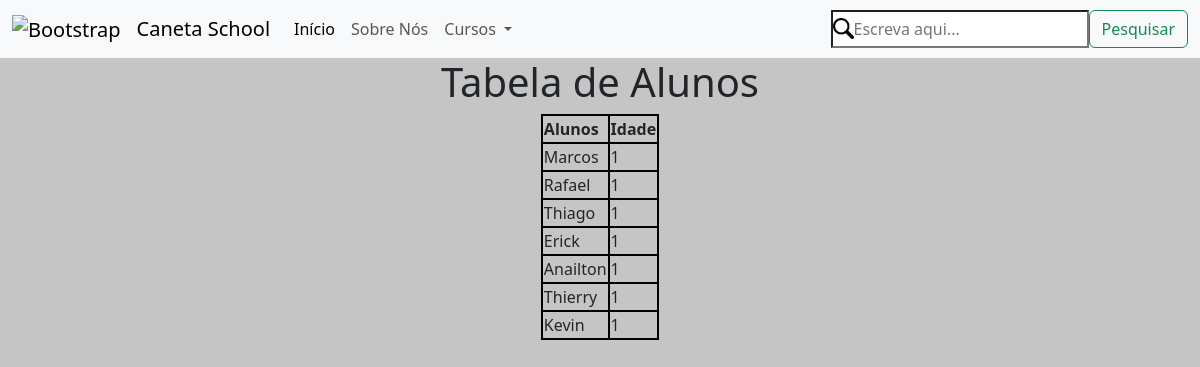
The app's page /lista_de_alunos/, older data.
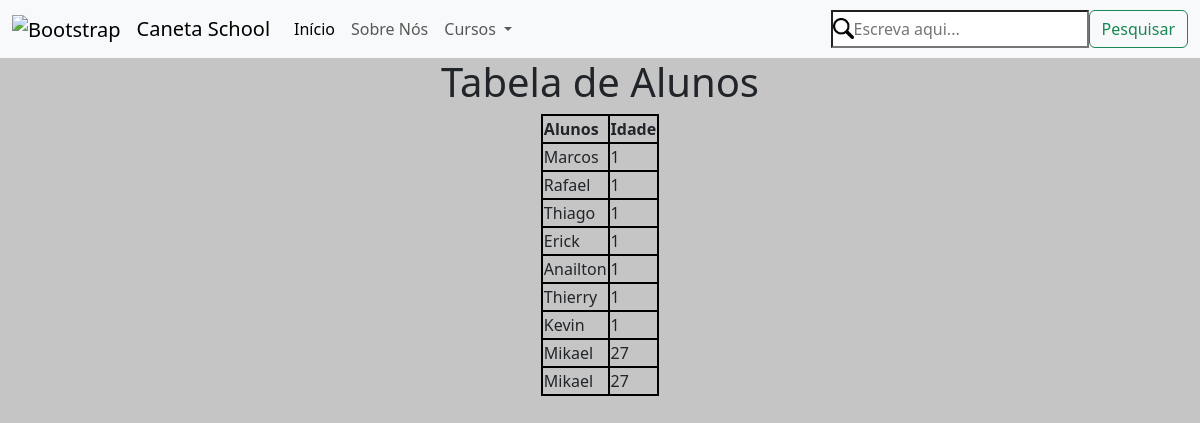
The same page, newer data.
### gerenciador/models.py (models this page shows, shortened)
class Alunos(models.Model):
    nome_aluno = models.CharField(max_length=100)
    idade_aluno = models.IntegerField()

### gerenciador/views.py (the view)
# urls.py: path('lista_de_alunos/', views.lista_alunos),
def lista_alunos(request):
    lista_de_alunos =Alunos.objects.all()
    contexto = {'lista_de_alunos':lista_de_alunos}
    return render(request,"gerenciador/paginas/lista_de_alunos.html",context=contexto)

### gerenciador/templates/gerenciador/paginas/lista_de_alunos.html (shortened to what this page needs)
{%include '../partes/head.html'%}
<body>
    <h1 align="center">Tabela de Alunos</h1>
    <table align="center">
        <thead>
                <th>Alunos</th>
                <th>Idade</th>
        </thead>
        <tbody>
            {% for aluno in lista_de_alunos%}
                <td>{{aluno.nome_aluno}}</td>
                <td>{{aluno.idade_aluno}}</td>
            </tbody>
            {% endfor %}
    </table>
</body>

### gerenciador/templates/gerenciador/partes/head.html (shortened to what this page needs)
{% load static %}
<!doctype html>
<html lang="pt-br">
<head>
    <link href="https://cdn.jsdelivr.net/npm/bootstrap@5.3.3/dist/css/bootstrap.min.css" rel="stylesheet">
    <link rel="stylesheet" href="{% static 'gerenciador/css/style.css' %}">
</head>
<body>
  <nav class="navbar navbar-expand-lg bg-body-tertiary">
    <div class="container-fluid">
            <a class="navbar-brand" href="#">
            <img src="https://image.civitai.com/xG1nkqKTMzGDvpLrqFT7WA/3c6299cf-a845-4e92-2923-5685991e4b00/width=450/01933-656677625-professional%20beautiful%20amazing%20blue%20pen%20drawing%20of%20canetaazul,%20high%20detail,%208k,%20octorender.jpeg" alt="Bootstrap" width="70" height="50">
          </a>
          <a class="navbar-brand" href="http://127.0.0.1:8000/">Caneta School</a>
          <div class="collapse navbar-collapse" id="navbarSupportedContent">
            <ul class="navbar-nav me-auto mb-2 mb-lg-0">
              <li class="nav-item">
                <a class="nav-link active" aria-current="page" href="http://127.0.0.1:8000/">Início</a>
              </li>
              <li class="nav-item">
                <a class="nav-link" href="#">Sobre Nós</a>
              </li>
              <li class="nav-item dropdown">
                <a class="nav-link dropdown-toggle" href="#" role="button" data-bs-toggle="dropdown" aria-expanded="false">
                  Cursos
                </a>
            </ul>
            <form class="d-flex" role="search">
              <input class="form-control_me-2" type="search" placeholder="Escreva aqui..." aria-label="Search">
              <button class="btn btn-outline-success" type="submit">Pesquisar</button>
            </form>
          </div>
        </div>
      </nav>

### gerenciador/static/gerenciador/css/style.css (style rules this page uses)
body { background-color: rgb(197, 197, 197); }
.form-control_me-2 { background-image: url("lupa.gif"); background-repeat: no-repeat; background-position: left; background-size: 1.3em; padding-left: 1.3em; margin-left: 1.3em; }
table, th, td { border : 2px solid black; }

Row changes from the older to the newer data that the page shows:
added Alunos: nome_aluno "Mikael", idade_aluno "27"
added Alunos: nome_aluno "Mikael", idade_aluno "27"
